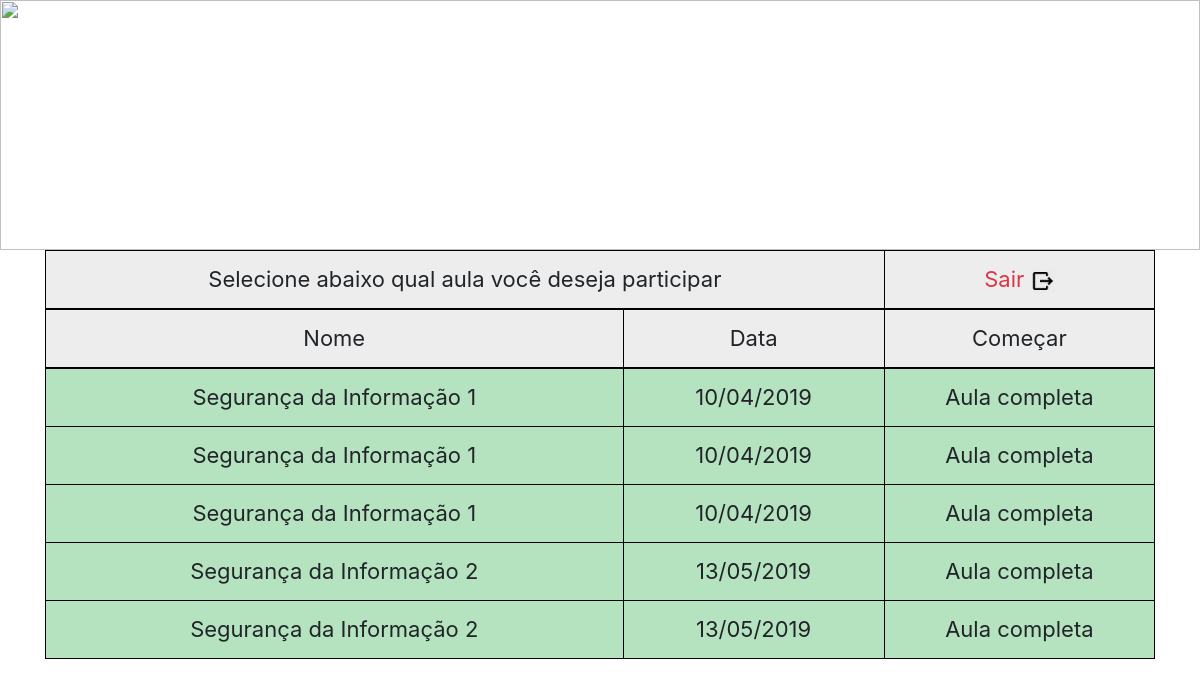
The app's page /jogo/ (signed in) with its own data.
### tables this page shows
CREATE TABLE `tbl_usuario_aula` (
  `id` int(11) NOT NULL,
  `id_usuario` int(11) NOT NULL,
  `id_aula` int(11) NOT NULL,
  `completa` int(11) NOT NULL
);

CREATE TABLE `tbl_sequencia_perguntas` (
  `id` int(11) NOT NULL,
  `nome` varchar(30) NOT NULL,
  `id_professor` int(11) NOT NULL,
  `np` int(11) NOT NULL,
  `pontuacao` int(11) NOT NULL
);

CREATE TABLE `tbl_aulas` (
  `id` int(11) NOT NULL,
  `id_sequencia` int(11) NOT NULL,
  `id_professor` int(11) NOT NULL,
  `data` date NOT NULL,
  `id_turma` int(11) NOT NULL
);

### jogo/index.php (the view, shortened to what this page needs)
<?php
include '../configs.php';
$uid = $_COOKIE['userid'];
$sql = "SELECT * FROM `tbl_usuario_aula`, `tbl_aulas`, `tbl_professor`, `tbl_sequencia_perguntas` WHERE tbl_usuario_aula.id_aula = tbl_aulas.id AND tbl_aulas.id_professor = tbl_professor.id AND tbl_usuario_aula.id_aula = tbl_aulas.id AND tbl_usuario_aula.id_usuario = '$uid' AND tbl_aulas.id_sequencia = tbl_sequencia_perguntas.id";
$query = mysqli_query($con, $sql);
?>
<!DOCTYPE html>
<html>
<head>
	<link rel="stylesheet" href="https://maxcdn.bootstrapcdn.com/bootstrap/4.0.0/css/bootstrap.min.css">
	<link rel="stylesheet" type="text/css" href="../style.css">
</head>
<body>
	<div>
		<img src="" id="title">
	</div>
	<div class="container">
		<table class="table table-bordered table-hover">
			<thead>
				<tr>
					<td colspan="2">
						<center>
							Selecione abaixo qual aula você deseja participar
						</center>
					</td>
					<td colspan="1">
						<center>
							<a href="../sair.php" class=" text-danger">Sair
								<img src="../imagens/logout.png" style="width:24px; height:24px;">
							</a>
						</center>
					</td>
				</tr>
				<tr>
					<td>
						<center>
							Nome
						</center>
					</td>
					<td>
						<center>
							Data
						</center>
					</td>
					<td>
						<center>
							Começar
						</center>
					</td>
				</tr>
			</thead>
			<?php
			$i = 1;
			while($row = mysqli_fetch_object($query)){
				$ano= substr($row->data, 0, 4);
				$mes= substr($row->data, 5,2);
				$dia= substr($row->data, 8,2);
				$data = $dia ."/".$mes."/".$ano;
				?>
				<tr id="tr<?=$i?>">
					<td>
						<center>
							<?php
							$sql_seq = "SELECT * FROM tbl_sequencia_perguntas  WHERE id = '$row->id_sequencia'";
							$query_seq = mysqli_query($con, $sql_seq);
							$row_seq = mysqli_fetch_object($query_seq);
							echo $row_seq->nome;
							?>
						</center>
					</td>
					<td>
						<center>
							<?=$data?>
						</center>
					</td>
					<td>
						<center>
							<?php
							if ($row->completa == 1) {
								?>
							Aula completa
						<?php
					}
					?>
				</center>
			</td>
		</tr>
		<?php
	}
	?>
</table>
</div>
</body>
</html>

### jogo/index.php (style rules this page uses)
.table-bordered td { border-color: #000; }
.table-bordered thead { background-color: #ededed; }
table { font-size: 22px; }

### records on screen
tbl_usuario_aula: tbl_sequencia_perguntas.nome "Segurança da Informação 1", id_aula.data "10/04/2019"
tbl_usuario_aula: tbl_sequencia_perguntas.nome "Segurança da Informação 1", id_aula.data "10/04/2019"
tbl_usuario_aula: tbl_sequencia_perguntas.nome "Segurança da Informação 1", id_aula.data "10/04/2019"
tbl_usuario_aula: tbl_sequencia_perguntas.nome "Segurança da Informação 2", id_aula.data "13/05/2019"
tbl_usuario_aula: tbl_sequencia_perguntas.nome "Segurança da Informação 2", id_aula.data "13/05/2019"
